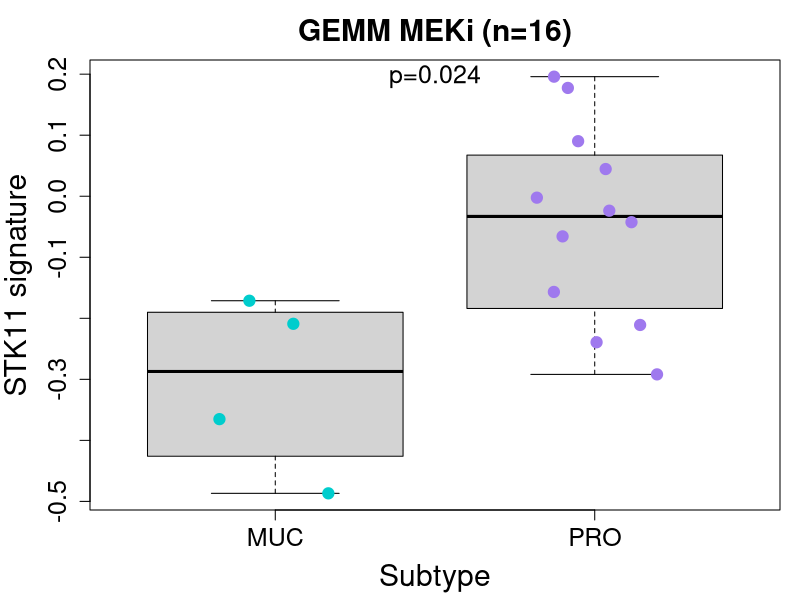

Source code (R):
study <- "GEMM MEKi"
data <- read.table("../data/GEMM_MEKi_subtypes.tsv", sep="\t", header=TRUE, check.names=FALSE)
data <- data[!data$Subtype %in% "unclassified", ]
data$Subtype <- factor(data$Subtype, levels=c("MUC", "PRO"))
nbTumors <- nrow(data)

colors <- rep("cyan3", nbTumors)
colors[data$Subtype %in% "PRO"] <- "mediumpurple2"
pchs <- rep(19, nbTumors)

pdf("../figures/FigS5_GEMM_MEKi_STK11signatureBySubtype.pdf", width=5.5, height=6.5)
par(mar=c(4.5, 4.5, 3, 1))
boxplot(data$Stk11_deficiency_signature ~ data$Subtype, outline=FALSE,
				ylab="STK11 signature", xlab="Subtype", main=paste0(study," (n=",nbTumors,")"),
				cex.lab=1.8, cex.axis=1.5, cex.main=1.8, ylim=range(data$Stk11_deficiency_signature))
points(jitter(as.numeric(data$Subtype)), data$Stk11_deficiency_signature,
					col=colors, pch=pchs, cex=1.5)
pval <- signif(t.test(data$Stk11_deficiency_signature ~ data$Subtype)$p.value, 2)
text(x=1.5, y=max(data$Stk11_deficiency_signature), labels=paste0("p=",pval), cex=1.5)
dev.off()
